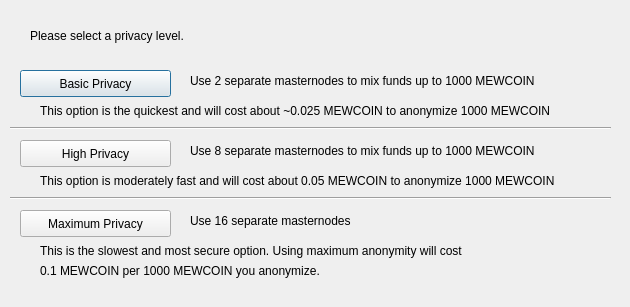
<?xml version="1.0" encoding="UTF-8"?>
<ui version="4.0">
 <class>DarksendConfig</class>
 <widget class="QDialog" name="DarksendConfig">
  <property name="geometry">
   <rect>
    <x>0</x>
    <y>0</y>
    <width>630</width>
    <height>307</height>
   </rect>
  </property>
  <property name="windowTitle">
   <string>Configure PrivateSend</string>
  </property>
  <widget class="QPushButton" name="buttonBasic">
   <property name="geometry">
    <rect>
     <x>20</x>
     <y>70</y>
     <width>151</width>
     <height>27</height>
    </rect>
   </property>
   <property name="text">
    <string>Basic Privacy</string>
   </property>
  </widget>
  <widget class="QPushButton" name="buttonHigh">
   <property name="geometry">
    <rect>
     <x>20</x>
     <y>140</y>
     <width>151</width>
     <height>27</height>
    </rect>
   </property>
   <property name="text">
    <string>High Privacy</string>
   </property>
  </widget>
  <widget class="QPushButton" name="buttonMax">
   <property name="geometry">
    <rect>
     <x>20</x>
     <y>210</y>
     <width>151</width>
     <height>27</height>
    </rect>
   </property>
   <property name="text">
    <string>Maximum Privacy</string>
   </property>
  </widget>
  <widget class="QLabel" name="label">
   <property name="geometry">
    <rect>
     <x>30</x>
     <y>20</y>
     <width>571</width>
     <height>31</height>
    </rect>
   </property>
   <property name="text">
    <string>Please select a privacy level.</string>
   </property>
  </widget>
  <widget class="QLabel" name="label_2">
   <property name="geometry">
    <rect>
     <x>190</x>
     <y>70</y>
     <width>421</width>
     <height>21</height>
    </rect>
   </property>
   <property name="text">
    <string>Use 2 separate masternodes to mix funds up to 1000 MEWCOIN</string>
   </property>
  </widget>
  <widget class="QLabel" name="label_3">
   <property name="geometry">
    <rect>
     <x>190</x>
     <y>140</y>
     <width>411</width>
     <height>21</height>
    </rect>
   </property>
   <property name="text">
    <string>Use 8 separate masternodes to mix funds up to 1000 MEWCOIN</string>
   </property>
  </widget>
  <widget class="QLabel" name="label_4">
   <property name="geometry">
    <rect>
     <x>190</x>
     <y>210</y>
     <width>421</width>
     <height>21</height>
    </rect>
   </property>
   <property name="text">
    <string>Use 16 separate masternodes</string>
   </property>
  </widget>
  <widget class="QLabel" name="label_6">
   <property name="geometry">
    <rect>
     <x>40</x>
     <y>100</y>
     <width>561</width>
     <height>21</height>
    </rect>
   </property>
   <property name="text">
    <string>This option is the quickest and will cost about ~0.025 MEWCOIN to anonymize 1000 MEWCOIN</string>
   </property>
  </widget>
  <widget class="QLabel" name="label_7">
   <property name="geometry">
    <rect>
     <x>40</x>
     <y>170</y>
     <width>561</width>
     <height>21</height>
    </rect>
   </property>
   <property name="text">
    <string>This option is moderately fast and will cost about 0.05 MEWCOIN to anonymize 1000 MEWCOIN</string>
   </property>
  </widget>
  <widget class="QLabel" name="label_8">
   <property name="geometry">
    <rect>
     <x>40</x>
     <y>240</y>
     <width>561</width>
     <height>21</height>
    </rect>
   </property>
   <property name="text">
    <string>This is the slowest and most secure option. Using maximum anonymity will cost</string>
   </property>
  </widget>
  <widget class="QLabel" name="label_9">
   <property name="geometry">
    <rect>
     <x>40</x>
     <y>260</y>
     <width>561</width>
     <height>21</height>
    </rect>
   </property>
   <property name="text">
    <string>0.1 MEWCOIN per 1000 MEWCOIN you anonymize.</string>
   </property>
  </widget>
  <widget class="Line" name="line">
   <property name="geometry">
    <rect>
     <x>10</x>
     <y>120</y>
     <width>601</width>
     <height>16</height>
    </rect>
   </property>
   <property name="orientation">
    <enum>Qt::Horizontal</enum>
   </property>
  </widget>
  <widget class="Line" name="line_2">
   <property name="geometry">
    <rect>
     <x>10</x>
     <y>190</y>
     <width>601</width>
     <height>16</height>
    </rect>
   </property>
   <property name="orientation">
    <enum>Qt::Horizontal</enum>
   </property>
  </widget>
 </widget>
 <resources/>
 <connections/>
</ui>
